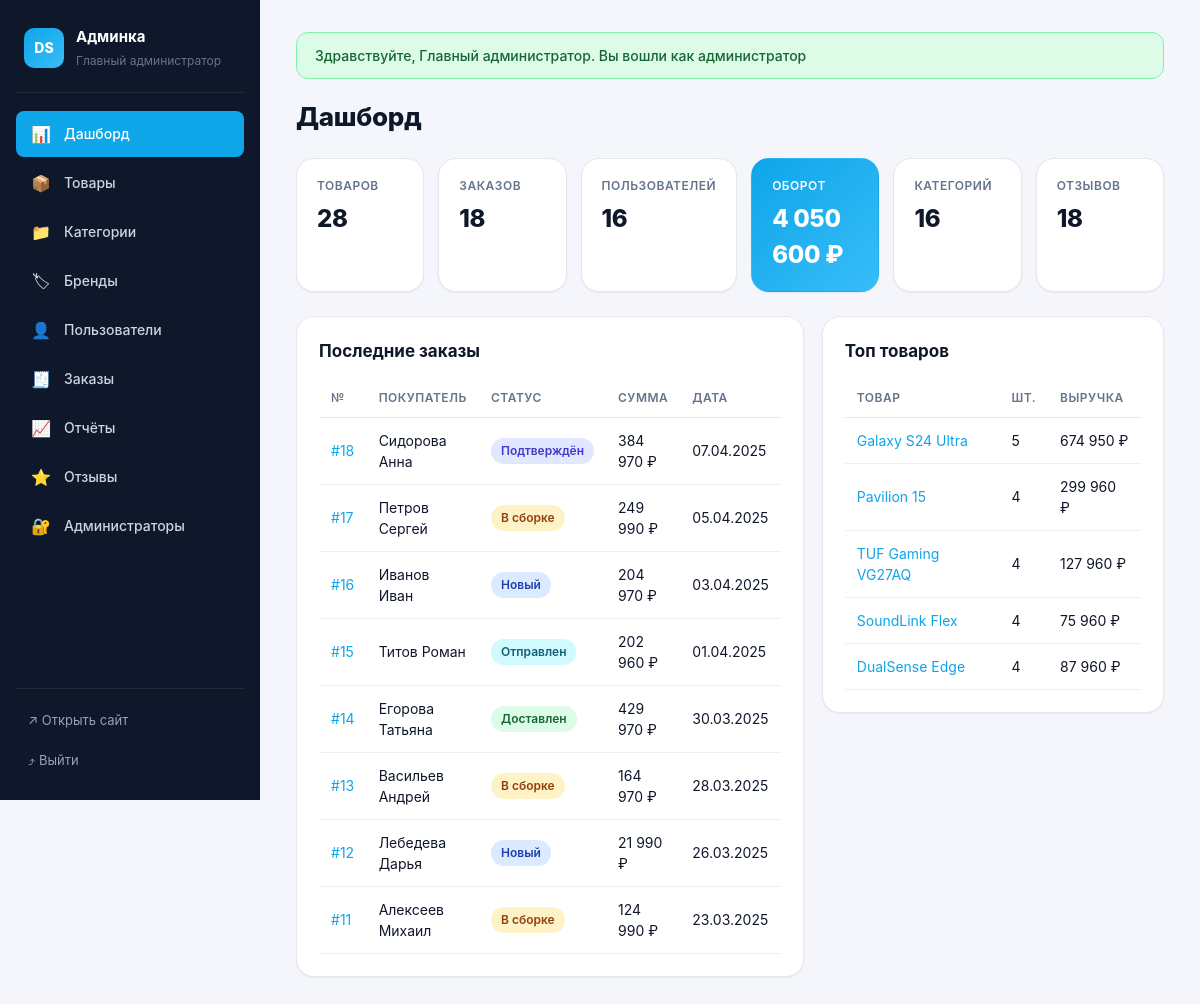
The page /admin/index.php (signed in) on the database its author committed.
### tables this page shows
CREATE TABLE `orders` (
  `id` int(11) NOT NULL AUTO_INCREMENT,
  `user_id` int(11) NOT NULL,
  `total` decimal(12,2) NOT NULL,
  `status` varchar(40) NOT NULL DEFAULT 'Новый',
  `customer_name` varchar(120) NOT NULL,
  `customer_phone` varchar(40) NOT NULL,
  `customer_address` varchar(255) NOT NULL,
  `comment` text DEFAULT NULL,
  `created_at` datetime NOT NULL DEFAULT current_timestamp(),
  PRIMARY KEY (`id`),
  KEY `fk_order_user` (`user_id`),
  CONSTRAINT `fk_order_user` FOREIGN KEY (`user_id`) REFERENCES `users` (`id`)
);

CREATE TABLE `users` (
  `id` int(11) NOT NULL AUTO_INCREMENT,
  `login` varchar(60) NOT NULL,
  `password` varchar(120) NOT NULL,
  `full_name` varchar(120) NOT NULL,
  `email` varchar(120) NOT NULL,
  `phone` varchar(40) NOT NULL,
  `address` varchar(255) NOT NULL,
  `created_at` datetime NOT NULL DEFAULT current_timestamp(),
  PRIMARY KEY (`id`),
  UNIQUE KEY `login` (`login`)
);

CREATE TABLE `products` (
  `id` int(11) NOT NULL AUTO_INCREMENT,
  `category_id` int(11) NOT NULL,
  `brand_id` int(11) NOT NULL,
  `name` varchar(180) NOT NULL,
  `model` varchar(120) NOT NULL,
  `price` decimal(12,2) NOT NULL,
  `memory` varchar(40) DEFAULT NULL,
  `screen` varchar(40) DEFAULT NULL,
  `color` varchar(60) DEFAULT NULL,
  `description` text NOT NULL,
  `stock` int(11) NOT NULL DEFAULT 0,
  `image` longblob DEFAULT NULL,
  `image_mime` varchar(60) DEFAULT NULL,
  `created_at` datetime NOT NULL DEFAULT current_timestamp(),
  PRIMARY KEY (`id`),
  KEY `fk_prod_cat` (`category_id`),
  KEY `fk_prod_brand` (`brand_id`),
  CONSTRAINT `fk_prod_brand` FOREIGN KEY (`brand_id`) REFERENCES `brands` (`id`),
  CONSTRAINT `fk_prod_cat` FOREIGN KEY (`category_id`) REFERENCES `categories` (`id`)
);

### admin/index.php (the view, shortened to what this page needs)
<?php
require_once __DIR__ . '/../db.php';
$s = [
    'products' => (int)$mysqli->query("SELECT COUNT(*) c FROM products")->fetch_assoc()['c'],
    'orders' => (int)$mysqli->query("SELECT COUNT(*) c FROM orders")->fetch_assoc()['c'],
    'users' => (int)$mysqli->query("SELECT COUNT(*) c FROM users")->fetch_assoc()['c'],
    'revenue' => (float)$mysqli->query("SELECT COALESCE(SUM(total),0) s FROM orders WHERE status!='Отменён'")->fetch_assoc()['s'],
    'reviews' => (int)$mysqli->query("SELECT COUNT(*) c FROM reviews")->fetch_assoc()['c'],
    'categories' => (int)$mysqli->query("SELECT COUNT(*) c FROM categories")->fetch_assoc()['c'],
];
$recent = $mysqli->query("SELECT o.*, u.full_name FROM orders o JOIN users u ON u.id=o.user_id ORDER BY o.created_at DESC LIMIT 8")->fetch_all(MYSQLI_ASSOC);
$top = $mysqli->query("SELECT p.id, p.name, SUM(oi.quantity) qty, SUM(oi.price*oi.quantity) rev FROM order_items oi JOIN products p ON p.id=oi.product_id GROUP BY p.id ORDER BY qty DESC LIMIT 5")->fetch_all(MYSQLI_ASSOC);
admin_head('Дашборд');
?>
<h1>Дашборд</h1>
<div class="kpis">
  <div class="kpi"><span>Товаров</span><b><?= $s['products'] ?></b></div>
  <div class="kpi"><span>Заказов</span><b><?= $s['orders'] ?></b></div>
  <div class="kpi"><span>Пользователей</span><b><?= $s['users'] ?></b></div>
  <div class="kpi kpi--accent"><span>Оборот</span><b><?= money($s['revenue']) ?></b></div>
  <div class="kpi"><span>Категорий</span><b><?= $s['categories'] ?></b></div>
  <div class="kpi"><span>Отзывов</span><b><?= $s['reviews'] ?></b></div>
</div>
<div class="grid2">
  <section class="card">
    <h2>Последние заказы</h2>
    <table class="tbl">
      <thead><tr><th>№</th><th>Покупатель</th><th>Статус</th><th>Сумма</th><th>Дата</th></tr></thead>
      <tbody>
      <?php foreach ($recent as $o): ?>
        <tr>
          <td><a href="order_view.php?id=<?= (int)$o['id'] ?>">#<?= (int)$o['id'] ?></a></td>
          <td><?= h($o['full_name']) ?></td>
          <td><span class="status status--<?= h(str_replace(' ','-',mb_strtolower($o['status']))) ?>"><?= h($o['status']) ?></span></td>
          <td><?= money($o['total']) ?></td>
          <td><?= h(date('d.m.Y', strtotime($o['created_at']))) ?></td>
        </tr>
      <?php endforeach; ?>
      </tbody>
    </table>
  </section>
  <section class="card">
    <h2>Топ товаров</h2>
    <table class="tbl">
      <thead><tr><th>Товар</th><th>Шт.</th><th>Выручка</th></tr></thead>
      <tbody>
      <?php foreach ($top as $p): ?>
        <tr>
          <td><a href="product_edit.php?id=<?= (int)$p['id'] ?>"><?= h($p['name']) ?></a></td>
          <td><?= (int)$p['qty'] ?></td>
          <td><?= money($p['rev']) ?></td>
        </tr>
      <?php endforeach; ?>
      </tbody>
    </table>
  </section>
</div>
<?php admin_foot(); ?>

### db.php (shortened to what this page needs)
<?php
function h($s) { return htmlspecialchars((string)$s, ENT_QUOTES, 'UTF-8'); }
function money($v) { return number_format((float)$v, 0, '.', ' ') . ' ₽'; }
function flash($key, $value = null) {
    if ($value === null) { $v = $_SESSION['flash'][$key] ?? null; unset($_SESSION['flash'][$key]); return $v; }
}
function admin_head($title = 'Админ-панель') {
    $title = h($title);
    $user = h($_SESSION['admin_name'] ?? '');
    $cur = basename($_SERVER['PHP_SELF']);
    $nav = [
        ['index.php', '📊', 'Дашборд'],
        ['products.php', '📦', 'Товары', ['product_edit.php']],
        ['categories.php', '📁', 'Категории'],
        ['brands.php', '🏷', 'Бренды'],
        ['users.php', '👤', 'Пользователи'],
        ['orders.php', '🧾', 'Заказы', ['order_view.php']],
        ['reports.php', '📈', 'Отчёты'],
        ['reviews.php', '⭐', 'Отзывы'],
        ['admins.php', '🔐', 'Администраторы'],
    ];
    echo <<<HTML
<!doctype html><html lang="ru"><head>
<meta charset="utf-8"><meta name="viewport" content="width=device-width,initial-scale=1">
<title>$title — Digital Store Admin</title><link rel="stylesheet" href="admin.css?v=2">
</head><body class="admin"><aside class="sb">
<div class="sb__brand"><span class="sb__logo">DS</span><div><b>Админка</b><small>$user</small></div></div>
<nav class="sb__nav">
HTML;
    foreach ($nav as $n) {
        $active = $cur === $n[0] || (isset($n[3]) && in_array($cur, $n[3], true));
        $cls = $active ? ' class="is-active"' : '';
        echo "<a href=\"{$n[0]}\"$cls><span>{$n[1]}</span> {$n[2]}</a>";
    }
    echo '</nav><div class="sb__bot"><a href="../index.php" target="_blank">↗ Открыть сайт</a><a href="logout.php">⤴ Выйти</a></div></aside><main class="adm">';
    if ($f = flash('success')) echo '<div class="alert alert--ok">' . h($f) . '</div>';
}
function admin_foot() {
    echo '</main></body></html>';
}

### admin/admin.css (style rules this page uses)
:root { --bg: #f4f6fb; --surface: #ffffff; --ink: #0f172a; --ink-2: #334155; --ink-3: #64748b; --line: #e5e7eb; --line-2: #eef0f5; --accent: #0ea5e9; --accent-2: #0284c7; --ok: #16a34a; --err: #dc2626; --warn: #ea580c; --sidebar: #0f172a; --r-sm: 8px; --r-md: 12px; --r-lg: 18px; --sh-sm: 0 1px 2px rgba(15,23,42,.06); --sh-md: 0 6px 18px rgba(15,23,42,.08); }
* { box-sizing: border-box; }
html, body { margin: 0; padding: 0; }
body { font: 14px/1.5 -apple-system, BlinkMacSystemFont, 'Segoe UI', Roboto, sans-serif; background: var(--bg); color: var(--ink); }
a { color: var(--accent); text-decoration: none; }
body.admin { display: grid; grid-template-columns: 260px 1fr; min-height: 100vh; }
.sb { background: var(--sidebar); color: #cbd5e1; padding: 22px 16px; position: sticky; top: 0; height: 100vh; display: flex; flex-direction: column; }
.sb__brand { display: flex; align-items: center; gap: 12px; padding: 4px 8px 22px; border-bottom: 1px solid rgba(255,255,255,.08); margin-bottom: 18px; }
.sb__logo { width: 40px; height: 40px; border-radius: 10px; background: linear-gradient(135deg, var(--accent), #38bdf8); color: #fff; display: flex; align-items: center; justify-content: center; font-weight: 800; }
.sb__brand b { color: #fff; display: block; font-size: 15px; }
.sb__brand small { color: var(--ink-3); font-size: 12px; }
.sb__nav { display: flex; flex-direction: column; gap: 3px; flex: 1; }
.sb__nav a { color: #cbd5e1; padding: 11px 14px; border-radius: var(--r-sm); font-weight: 500; display: flex; align-items: center; gap: 12px; transition: all .15s; }
.sb__nav a span { width: 22px; text-align: center; font-size: 16px; }
.sb__nav a.is-active { background: var(--accent); color: #fff; }
.sb__bot { border-top: 1px solid rgba(255,255,255,.08); padding-top: 14px; display: grid; gap: 4px; }
.sb__bot a { color: #94a3b8; padding: 8px 12px; border-radius: var(--r-sm); font-size: 13px; }
.adm { padding: 32px 36px; min-width: 0; }
.adm h1 { font-size: 26px; font-weight: 800; margin: 0 0 22px; letter-spacing: -.3px; }
.adm h2 { font-size: 17px; margin: 0 0 14px; }
.alert { padding: 12px 18px; border-radius: var(--r-md); margin-bottom: 18px; font-weight: 500; }
.alert--ok { background: #dcfce7; color: #166534; border: 1px solid #86efac; }
.kpis { display: grid; grid-template-columns: repeat(6, 1fr); gap: 14px; margin-bottom: 24px; }
.kpi { background: var(--surface); padding: 18px 20px; border-radius: var(--r-lg); border: 1px solid var(--line); box-shadow: var(--sh-sm); }
.kpi span { display: block; color: var(--ink-3); font-size: 12px; text-transform: uppercase; letter-spacing: .5px; font-weight: 600; margin-bottom: 6px; }
.kpi b { font-size: 24px; font-weight: 800; letter-spacing: -.3px; }
.kpi--accent { background: linear-gradient(135deg, var(--accent), #38bdf8); color: #fff; border-color: transparent; }
.kpi--accent span, .kpi--accent b { color: #fff; }
.card { background: var(--surface); padding: 22px; border-radius: var(--r-lg); border: 1px solid var(--line); box-shadow: var(--sh-sm); margin-bottom: 18px; }
.card > h2:first-child { margin-top: 0; }
.grid2 { display: grid; grid-template-columns: 1fr 1fr; gap: 18px; align-items: start; }
.grid2 .card { margin-bottom: 0; }
.tbl { width: 100%; border-collapse: collapse; }
.tbl th { text-align: left; padding: 10px 12px; border-bottom: 1px solid var(--line); font-size: 12px; text-transform: uppercase; color: var(--ink-3); letter-spacing: .5px; font-weight: 600; }
.tbl td { padding: 12px; border-bottom: 1px solid var(--line-2); vertical-align: middle; }
.status { display: inline-block; padding: 4px 10px; border-radius: 999px; font-size: 12px; font-weight: 600; background: var(--line-2); color: var(--ink-2); }
.status--новый { background: #dbeafe; color: #1e40af; }
.status--подтверждён { background: #e0e7ff; color: #4338ca; }
.status--в-сборке { background: #fef3c7; color: #92400e; }
.status--отправлен { background: #cffafe; color: #155e75; }
.status--доставлен { background: #dcfce7; color: #166534; }

### rows shown on the page
orders: id "18", user.full_name "Сидорова Анна", status "Подтверждён", total "384 970 ₽", created_at "07.04.2025"
orders: id "17", user.full_name "Петров Сергей", status "В сборке", total "249 990 ₽", created_at "05.04.2025"
orders: id "16", user.full_name "Иванов Иван", status "Новый", total "204 970 ₽", created_at "03.04.2025"
orders: id "15", user.full_name "Титов Роман", status "Отправлен", total "202 960 ₽", created_at "01.04.2025"
orders: id "14", user.full_name "Егорова Татьяна", status "Доставлен", total "429 970 ₽", created_at "30.03.2025"
orders: id "13", user.full_name "Васильев Андрей", status "В сборке", total "164 970 ₽", created_at "28.03.2025"
orders: id "12", user.full_name "Лебедева Дарья", status "Новый", total "21 990 ₽", created_at "26.03.2025"
orders: id "11", user.full_name "Алексеев Михаил", status "В сборке", total "124 990 ₽", created_at "23.03.2025"
products: name "Galaxy S24 Ultra", qty "5", rev "674 950 ₽"
products: name "Pavilion 15", qty "4", rev "299 960 ₽"
products: name "TUF Gaming VG27AQ", qty "4", rev "127 960 ₽"
products: name "SoundLink Flex", qty "4", rev "75 960 ₽"
products: name "DualSense Edge", qty "4", rev "87 960 ₽"

### other values the page prints
$user "Главный администратор"
$n[1] "📊"
$n[2] "Дашборд"
$n[1] "📦"
$n[2] "Товары"
$n[1] "📁"
$n[2] "Категории"
$n[1] "🏷"
$n[2] "Бренды"
$n[1] "👤"
$n[2] "Пользователи"
$n[1] "🧾"
$n[2] "Заказы"
$n[1] "📈"
$n[2] "Отчёты"
